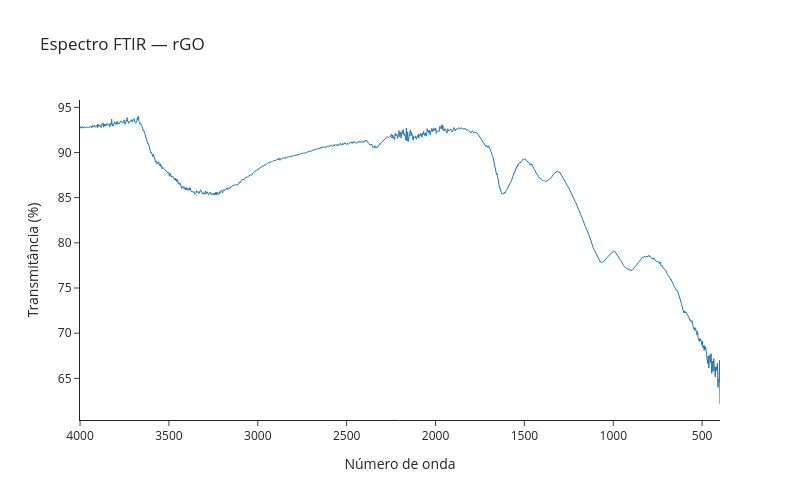

Notebook code cell kept with this figure:
### Markdown cell above
# FTIR - rGO

### Code cell
ftir_plot('rGO_MMV.txt', 'rGO')

### Figure 1 — Plotly figure (JSON) as saved in the notebook; plotly's stock layout.template omitted (floating-point values rounded to 4 significant figures; data arrays with more than 128 entries replaced by an {"elided": "..."} marker saying what was removed)
{"data": [{"line": {"width": 1}, "mode": "lines", "name": "FTIR", "type": "scatter", "x": {"elided": "2507 float values"}, "y": {"elided": "2507 float values"}}], "layout": {"height": 500, "title": {"text": "Espectro FTIR — rGO"}, "width": 800, "xaxis": {"autorange": "reversed", "title": {"text": "Número de onda"}}, "yaxis": {"title": {"text": "Transmitância (%)"}}}}
